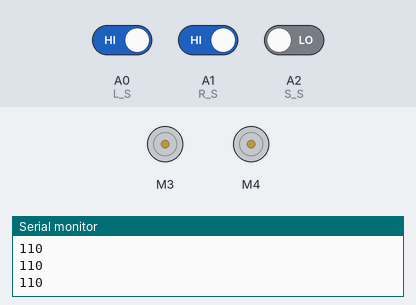
A sketch run on a simulated Arduino Uno, built with avr-gcc and run on an emulated ATmega328P. Parts: 2 × DC motor (green arrow = forward, orange = backward, longer = faster), the last lines printed to the serial monitor. Inputs (shaded band) come from the test bench; at power-on: A0 (L_S) HIGH, A1 (R_S) HIGH, A2 (S_S) LOW.

Above: at 1.2 s.
1.3 s: A0 (L_S) driven LOW
At 2.5 s:
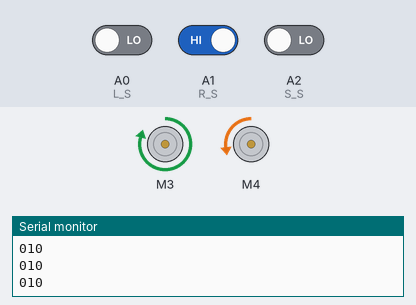
2.8 s: A0 (L_S) driven HIGH and A1 (R_S) driven LOW
At 3.8 s:
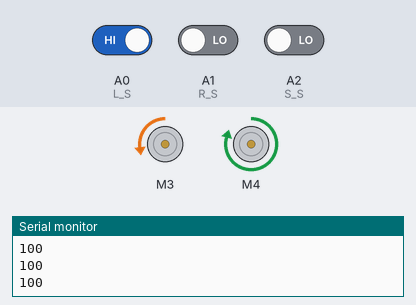
4.3 s: A1 (R_S) driven HIGH and A2 (S_S) driven HIGH
At 4.9 s:
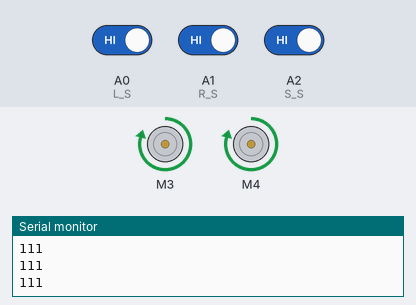
5.8 s: A1 (R_S) driven LOW
At 6.1 s:
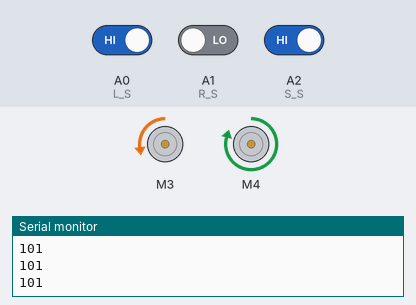
7.3 s: A1 (R_S) driven HIGH
At 8.4 s:
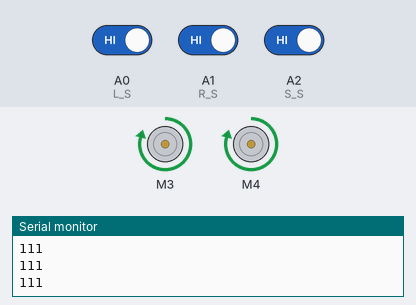
Timing chart, 0 to 9.8 s (numbered marks = the images above; inputs shaded):
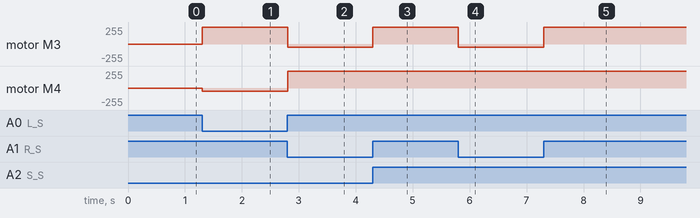

The sketch:

Line_Follower.ino
```cpp
#include <AFMotor.h>

AF_DCMotor M3(3); // KIRI
AF_DCMotor M4(4); // KANAN

int R_S = A1; // SENSOR KANAN
int S_S = A2; // SENSOR TENGAH
int L_S = A0; // SENSOR KIRI

void setup() {
  // put your setup code here, to run once:
  pinMode(L_S, INPUT);
  pinMode(S_S, INPUT);
  pinMode(R_S, INPUT);

  M3.setSpeed(250);
  M4.setSpeed(250);

  Serial.begin(9600);
}

void loop() {
  // put your main code here, to run repeatedly:
  if ((digitalRead(L_S) == LOW) && (digitalRead(S_S) == HIGH) && (digitalRead(R_S) == LOW)) {
    forward();
  } else if ((digitalRead(L_S) == HIGH) && (digitalRead(S_S) == HIGH) && (digitalRead(R_S) == HIGH)) {
    forward();
  } else if ((digitalRead(L_S) == HIGH) && (digitalRead(S_S) == HIGH) && (digitalRead(R_S) == LOW)) {
    turnLeft();
  } else if ((digitalRead(L_S) == HIGH) && (digitalRead(S_S) == LOW) && (digitalRead(R_S) == LOW)) {
    turnLeft();
  } else if ((digitalRead(L_S) == LOW) && (digitalRead(S_S) == HIGH) && (digitalRead(R_S) == HIGH)) {
    turnRight();
  } else if ((digitalRead(L_S) == LOW) && (digitalRead(S_S) == LOW) && (digitalRead(R_S) == HIGH)) {
    turnRight();
  }

  Serial.print(digitalRead(L_S));
  Serial.print(digitalRead(R_S));
  Serial.println(digitalRead(S_S));
}

void forward() {
  M3.setSpeed(250);
  M4.setSpeed(250);
  M3.run(FORWARD);
  M4.run(FORWARD);
}

void turnRight() {
  M3.setSpeed(250);
  M4.setSpeed(50);
  M3.run(FORWARD);
  M4.run(BACKWARD);
}

void turnLeft() {
  M3.setSpeed(50);
  M4.setSpeed(250);
  M3.run(BACKWARD);
  M4.run(FORWARD);
}
```

Measured:
- after the input at 1.3 s, motor M3: stopped → forward 250/255 at once; motor M4: stopped → backward 50/255 at once
- after the input at 2.8 s, motor M3: forward 250/255 → backward 50/255 at once; motor M4: backward 50/255 → forward 250/255 at once
- after the input at 4.3 s, motor M3: backward 50/255 → forward 250/255 at once
- after the input at 5.8 s, motor M3: forward 250/255 → backward 50/255 at once
- after the input at 7.3 s, motor M3: backward 50/255 → forward 250/255 at once
